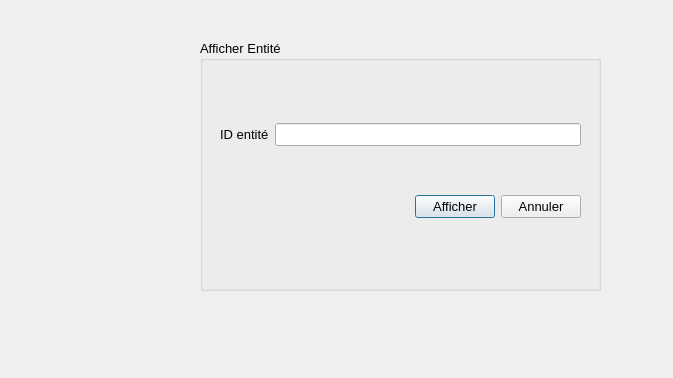
<?xml version="1.0" encoding="UTF-8"?>
<ui version="4.0">
 <class>affentite</class>
 <widget class="QDialog" name="affentite">
  <property name="geometry">
   <rect>
    <x>0</x>
    <y>0</y>
    <width>673</width>
    <height>378</height>
   </rect>
  </property>
  <property name="windowTitle">
   <string>Dialog</string>
  </property>
  <widget class="QGroupBox" name="groupBox">
   <property name="geometry">
    <rect>
     <x>200</x>
     <y>40</y>
     <width>401</width>
     <height>251</height>
    </rect>
   </property>
   <property name="font">
    <font>
     <pointsize>10</pointsize>
    </font>
   </property>
   <property name="title">
    <string>Afficher Entité</string>
   </property>
   <widget class="QWidget" name="layoutWidget">
    <property name="geometry">
     <rect>
      <x>20</x>
      <y>40</y>
      <width>361</width>
      <height>181</height>
     </rect>
    </property>
    <layout class="QVBoxLayout" name="verticalLayout">
     <item>
      <layout class="QHBoxLayout" name="horizontalLayout">
       <item>
        <widget class="QLabel" name="label">
         <property name="font">
          <font>
           <pointsize>10</pointsize>
          </font>
         </property>
         <property name="text">
          <string>ID entité</string>
         </property>
        </widget>
       </item>
       <item>
        <widget class="QLineEdit" name="lineEdit_entite"/>
       </item>
      </layout>
     </item>
     <item>
      <layout class="QHBoxLayout" name="horizontalLayout_2">
       <item>
        <spacer name="horizontalSpacer">
         <property name="orientation">
          <enum>Qt::Horizontal</enum>
         </property>
         <property name="sizeHint" stdset="0">
          <size>
           <width>40</width>
           <height>20</height>
          </size>
         </property>
        </spacer>
       </item>
       <item>
        <widget class="QPushButton" name="pushButton">
         <property name="font">
          <font>
           <pointsize>10</pointsize>
          </font>
         </property>
         <property name="text">
          <string>Afficher</string>
         </property>
        </widget>
       </item>
       <item>
        <widget class="QPushButton" name="pushButton_2">
         <property name="font">
          <font>
           <pointsize>10</pointsize>
          </font>
         </property>
         <property name="text">
          <string>Annuler</string>
         </property>
        </widget>
       </item>
      </layout>
     </item>
    </layout>
   </widget>
  </widget>
  <widget class="QLabel" name="label_2">
   <property name="geometry">
    <rect>
     <x>24</x>
     <y>65</y>
     <width>141</width>
     <height>201</height>
    </rect>
   </property>
   <property name="styleSheet">
    <string notr="true">image: url(:/aff4.png);</string>
   </property>
   <property name="text">
    <string/>
   </property>
  </widget>
 </widget>
 <resources/>
 <connections/>
</ui>
